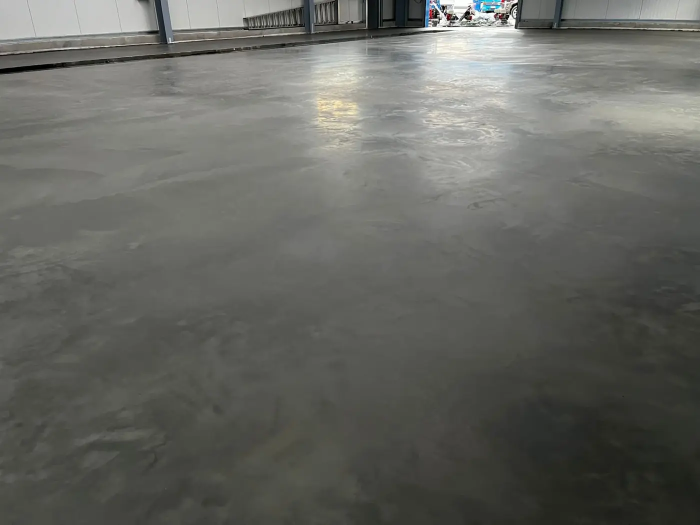
#> input picture assets/img/aud-architekt.webp, 1400 x 1050 px, given in place of koerper-logo-light.png, which was not available (shown at 1/2 size)
$ python make_og.py
#> lines starting #> are read from the running program, lines starting #| are printed output that depends on the picture
"""Erzeugt Social-Vorschaubilder (1200x630 JPG) aus den Hero-Bildern.
   Einmalig bzw. bei neuen Bildern ausführen:  python tools/make_og.py"""
from pathlib import Path
from PIL import Image, ImageDraw, ImageOps

ROOT = Path(__file__).resolve().parent.parent
A = ROOT / "assets"
LOGO = Image.open(A / "brand/koerper-logo-light.png").convert("RGBA")
jobs = {"home": A / "img/hero.webp", "partner": A / "img/partner/hero.webp"}
for d in sorted((A / "img/leistungen").iterdir()):
    jobs[d.name] = d / "hero.webp"

for name, src in jobs.items():
    im = ImageOps.fit(Image.open(src).convert("RGB"), (1200, 630), Image.LANCZOS, centering=(0.5, 0.55))
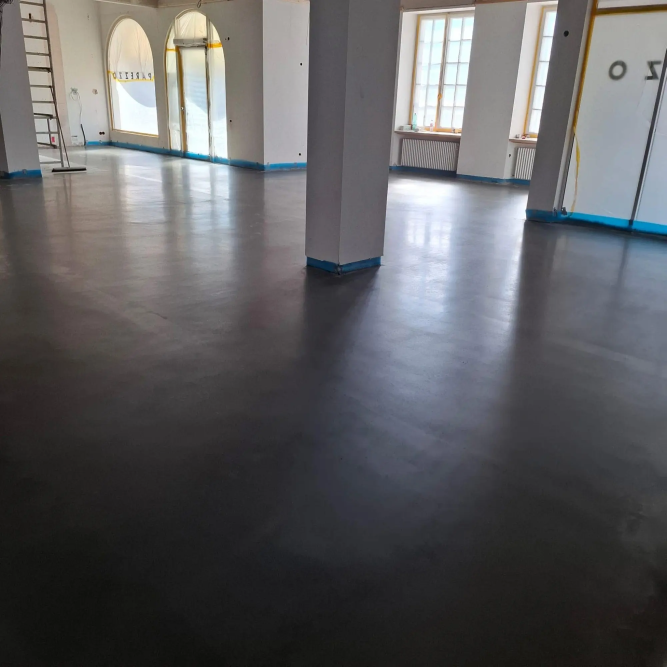
#> input picture assets/img/hero.webp, 2000 x 2000 px (shown at 1/3 size)
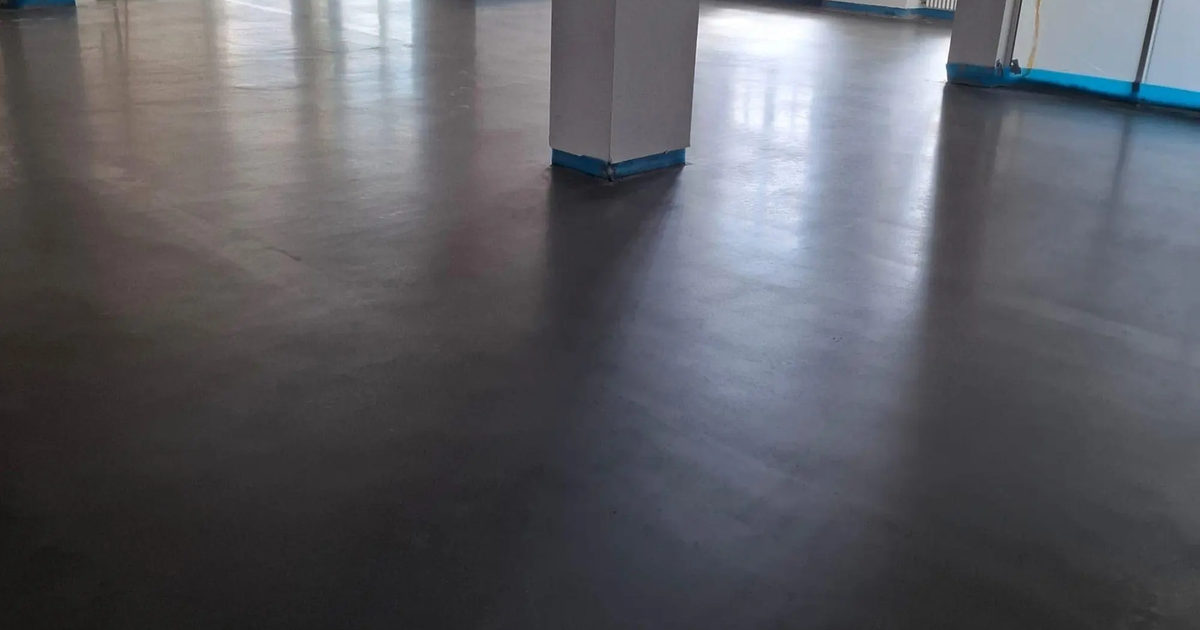
#> im: PIL image 1200x630 RGB; mean R, G, B 91.4, 92.1, 97.9
    shade = Image.new("L", (1200, 630))
#> shade: PIL image 1200x630 L; every value is 0
    dr = ImageDraw.Draw(shade)
    for y in range(630):
        dr.line([(0, y), (1200, y)], fill=int(70 + 150 * (y / 630) ** 1.4))
    im = Image.composite(Image.new("RGB", im.size, (20, 21, 19)), im, shade)
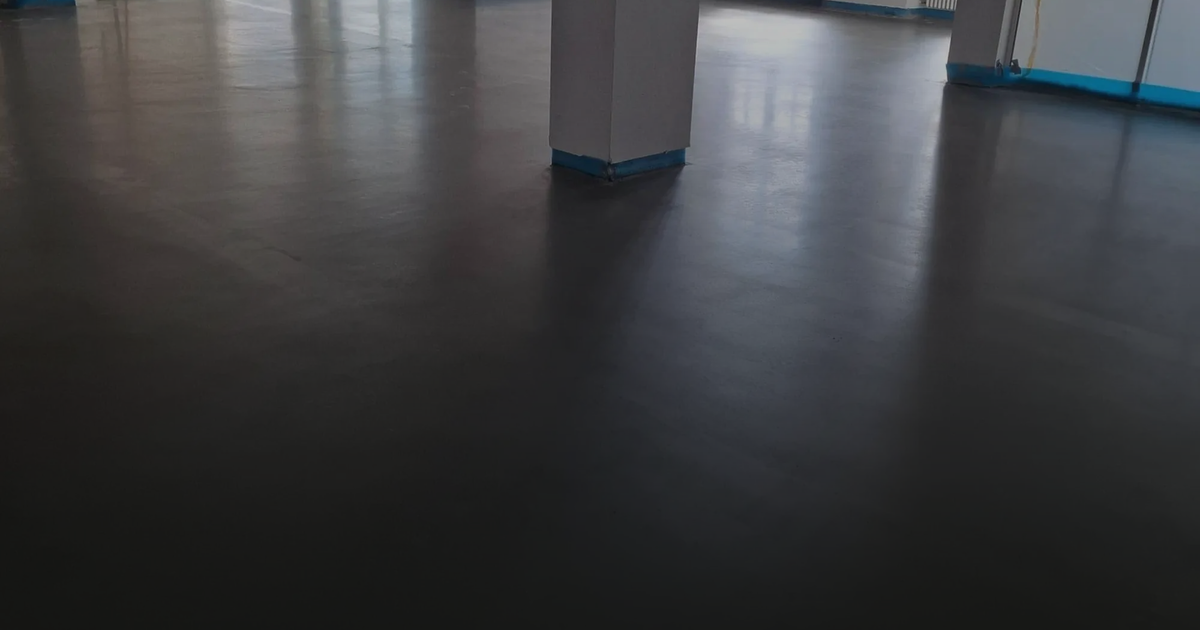
#> im: PIL image 1200x630 RGB; mean R, G, B 60.2, 61.2, 63.2
    logo = LOGO.copy(); logo.thumbnail((420, 120), Image.LANCZOS)
#> after `logo.thumbnail((420, 120), Image.LANCZOS)`:
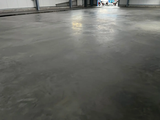
#> logo: PIL image 160x120 RGBA; mean R, G, B, A 101.6, 102.5, 97.2, 255
    im.paste(logo, (64, 630 - 64 - logo.height), logo)
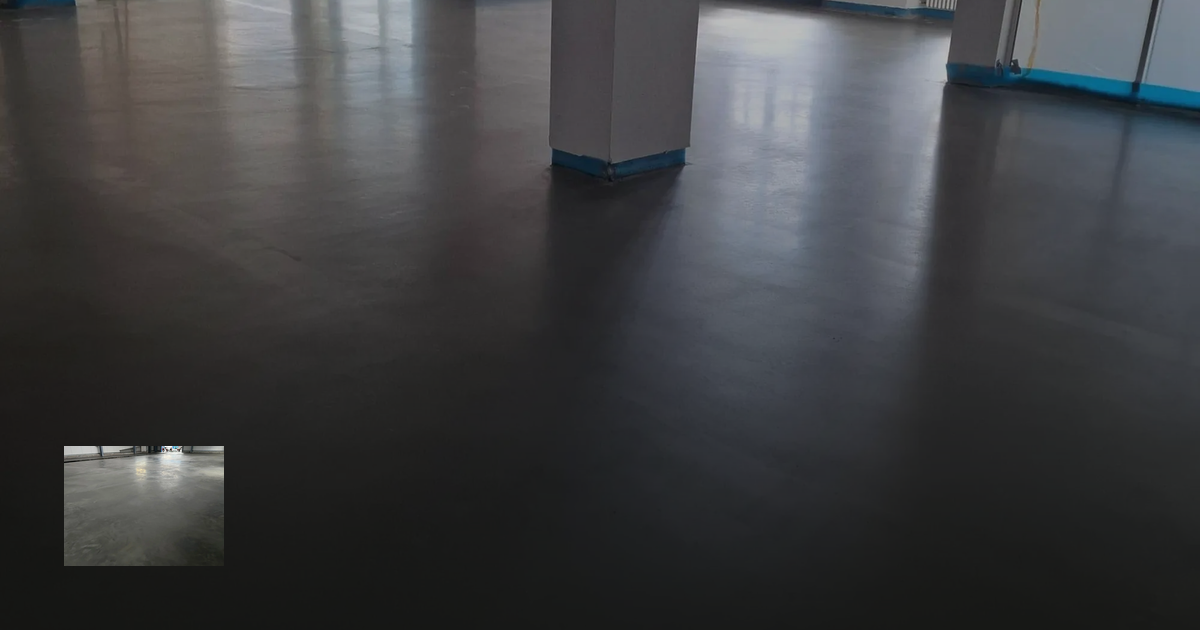
#> im: PIL image 1200x630 RGB; mean R, G, B 62.1, 63.1, 65.1
    ImageDraw.Draw(im).rectangle([64, 630 - 64 - logo.height - 26, 64 + 56, 630 - 64 - logo.height - 22], fill=(238, 107, 1))
    im.save(A / f"og/{name}.jpg", quality=84, optimize=True, progressive=True)
    print("og", name)
#> pass 2 of the loop `for name, src in jobs.items():`:
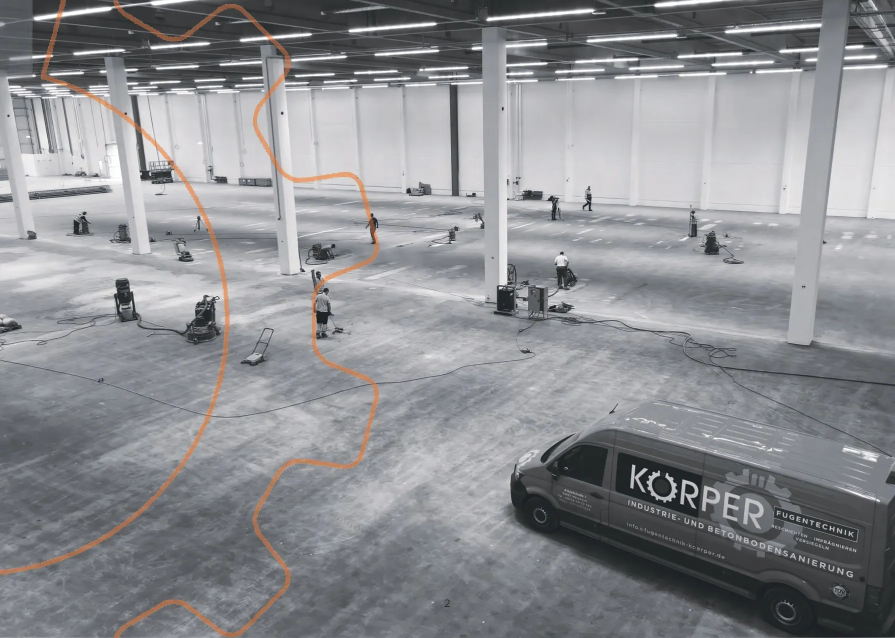
#> input picture assets/img/partner/hero.webp, 1790 x 1276 px (shown at 1/2 size)
#> `im = ImageOps.fit(Image.open(src).convert("RGB"), (1200, 630), Image.L..`:
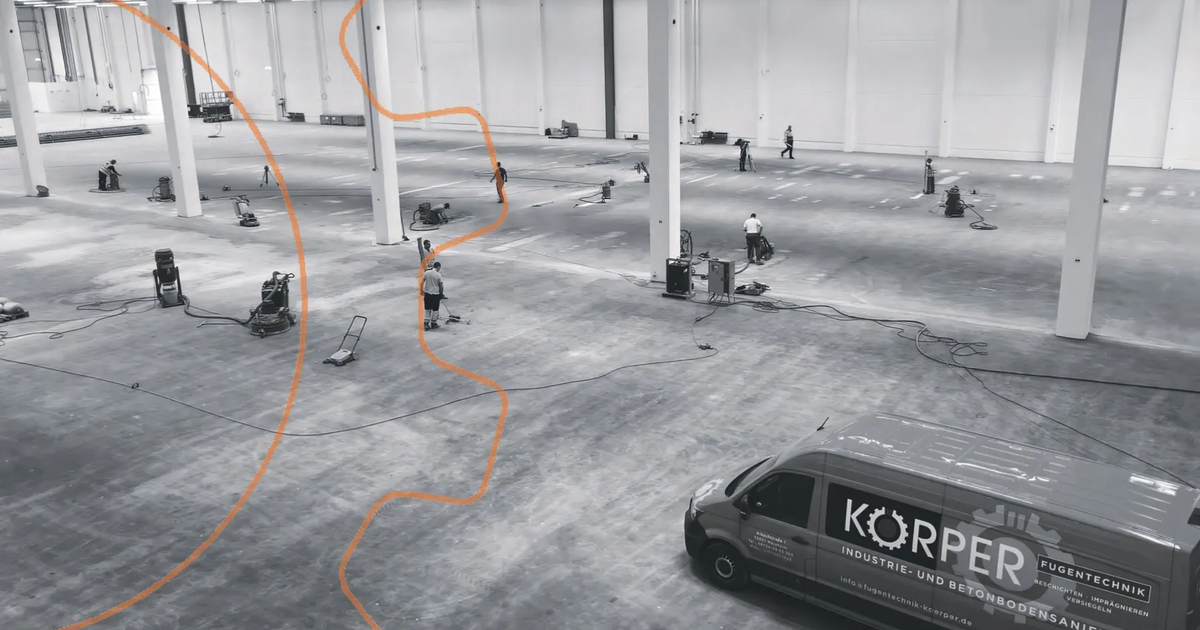
#> im: PIL image 1200x630 RGB; mean R, G, B 153.6, 154.7, 158.1
#> `im = Image.composite(Image.new("RGB", im.size, (20, 21, 19)), im, shade)`:
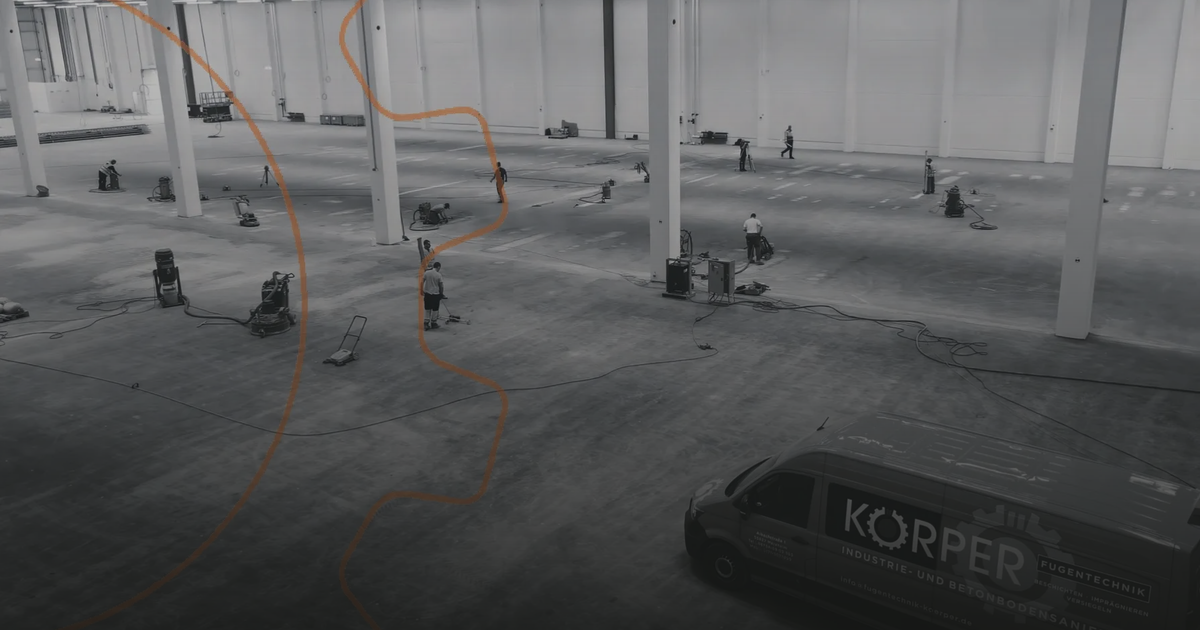
#> im: PIL image 1200x630 RGB; mean R, G, B 89.7, 90.6, 91.2
